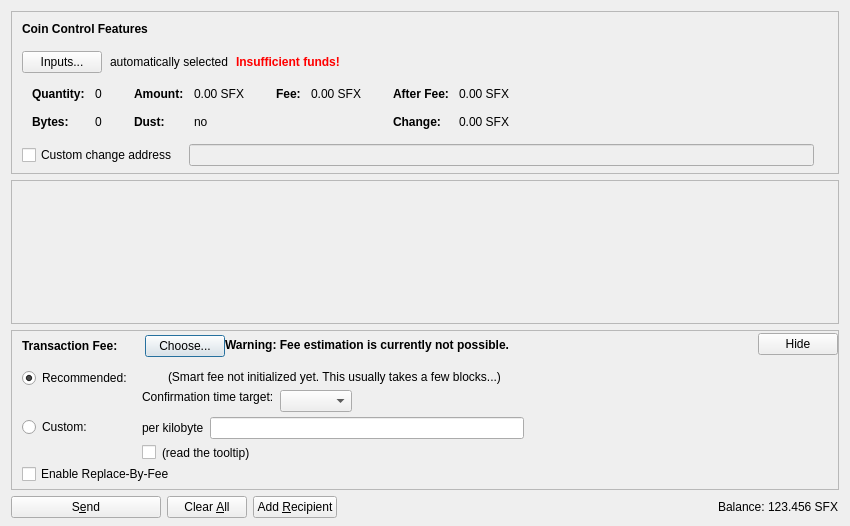
<?xml version="1.0" encoding="UTF-8"?>
<ui version="4.0">
 <class>SendCoinsDialog</class>
 <widget class="QDialog" name="SendCoinsDialog">
  <property name="geometry">
   <rect>
    <x>0</x>
    <y>0</y>
    <width>850</width>
    <height>526</height>
   </rect>
  </property>
  <property name="windowTitle">
   <string>Send Coins</string>
  </property>
  <layout class="QVBoxLayout" name="verticalLayout" stretch="0,1,0,0">
   <property name="bottomMargin">
    <number>8</number>
   </property>
   <item>
    <widget class="QFrame" name="frameCoinControl">
     <property name="sizePolicy">
      <sizepolicy hsizetype="Expanding" vsizetype="Expanding">
       <horstretch>0</horstretch>
       <verstretch>0</verstretch>
      </sizepolicy>
     </property>
     <property name="maximumSize">
      <size>
       <width>16777215</width>
       <height>16777215</height>
      </size>
     </property>
     <property name="frameShape">
      <enum>QFrame::StyledPanel</enum>
     </property>
     <property name="frameShadow">
      <enum>QFrame::Sunken</enum>
     </property>
     <layout class="QVBoxLayout" name="verticalLayoutCoinControl2">
      <property name="spacing">
       <number>0</number>
      </property>
      <property name="leftMargin">
       <number>0</number>
      </property>
      <property name="topMargin">
       <number>0</number>
      </property>
      <property name="rightMargin">
       <number>0</number>
      </property>
      <property name="bottomMargin">
       <number>6</number>
      </property>
      <item>
       <layout class="QVBoxLayout" name="verticalLayoutCoinControl" stretch="0,0,0,0,1">
        <property name="spacing">
         <number>0</number>
        </property>
        <property name="leftMargin">
         <number>10</number>
        </property>
        <property name="topMargin">
         <number>10</number>
        </property>
        <item>
         <layout class="QHBoxLayout" name="horizontalLayoutCoinControl1">
          <property name="bottomMargin">
           <number>15</number>
          </property>
          <item>
           <widget class="QLabel" name="labelCoinControlFeatures">
            <property name="sizePolicy">
             <sizepolicy hsizetype="Preferred" vsizetype="Maximum">
              <horstretch>0</horstretch>
              <verstretch>0</verstretch>
             </sizepolicy>
            </property>
            <property name="font">
             <font>
              <weight>75</weight>
              <bold>true</bold>
             </font>
            </property>
            <property name="styleSheet">
             <string notr="true">font-weight:bold;</string>
            </property>
            <property name="text">
             <string>Coin Control Features</string>
            </property>
           </widget>
          </item>
         </layout>
        </item>
        <item>
         <layout class="QHBoxLayout" name="horizontalLayoutCoinControl2" stretch="0,0,0,0">
          <property name="spacing">
           <number>8</number>
          </property>
          <property name="bottomMargin">
           <number>10</number>
          </property>
          <item>
           <widget class="QPushButton" name="pushButtonCoinControl">
            <property name="styleSheet">
             <string notr="true"/>
            </property>
            <property name="text">
             <string>Inputs...</string>
            </property>
            <property name="autoDefault">
             <bool>false</bool>
            </property>
           </widget>
          </item>
          <item>
           <widget class="QLabel" name="labelCoinControlAutomaticallySelected">
            <property name="text">
             <string>automatically selected</string>
            </property>
            <property name="margin">
             <number>5</number>
            </property>
           </widget>
          </item>
          <item>
           <widget class="QLabel" name="labelCoinControlInsuffFunds">
            <property name="font">
             <font>
              <weight>75</weight>
              <bold>true</bold>
             </font>
            </property>
            <property name="styleSheet">
             <string notr="true">color:red;font-weight:bold;</string>
            </property>
            <property name="text">
             <string>Insufficient funds!</string>
            </property>
            <property name="margin">
             <number>5</number>
            </property>
           </widget>
          </item>
          <item>
           <spacer name="horizontalSpacerCoinControl">
            <property name="orientation">
             <enum>Qt::Horizontal</enum>
            </property>
            <property name="sizeHint" stdset="0">
             <size>
              <width>40</width>
              <height>1</height>
             </size>
            </property>
           </spacer>
          </item>
         </layout>
        </item>
        <item>
         <widget class="QWidget" name="widgetCoinControl" native="true">
          <property name="sizePolicy">
           <sizepolicy hsizetype="Preferred" vsizetype="Preferred">
            <horstretch>0</horstretch>
            <verstretch>0</verstretch>
           </sizepolicy>
          </property>
          <property name="minimumSize">
           <size>
            <width>0</width>
            <height>0</height>
           </size>
          </property>
          <property name="styleSheet">
           <string notr="true"/>
          </property>
          <layout class="QHBoxLayout" name="horizontalLayoutCoinControl5">
           <property name="leftMargin">
            <number>0</number>
           </property>
           <property name="topMargin">
            <number>0</number>
           </property>
           <property name="rightMargin">
            <number>0</number>
           </property>
           <property name="bottomMargin">
            <number>0</number>
           </property>
           <item>
            <layout class="QHBoxLayout" name="horizontalLayoutCoinControl3" stretch="0,0,0,1">
             <property name="spacing">
              <number>20</number>
             </property>
             <property name="topMargin">
              <number>0</number>
             </property>
             <property name="bottomMargin">
              <number>10</number>
             </property>
             <item>
              <layout class="QFormLayout" name="formLayoutCoinControl1">
               <property name="horizontalSpacing">
                <number>10</number>
               </property>
               <property name="verticalSpacing">
                <number>14</number>
               </property>
               <property name="leftMargin">
                <number>10</number>
               </property>
               <property name="topMargin">
                <number>4</number>
               </property>
               <property name="rightMargin">
                <number>6</number>
               </property>
               <item row="0" column="0">
                <widget class="QLabel" name="labelCoinControlQuantityText">
                 <property name="font">
                  <font>
                   <weight>75</weight>
                   <bold>true</bold>
                  </font>
                 </property>
                 <property name="text">
                  <string>Quantity:</string>
                 </property>
                 <property name="margin">
                  <number>0</number>
                 </property>
                </widget>
               </item>
               <item row="0" column="1">
                <widget class="QLabel" name="labelCoinControlQuantity">
                 <property name="cursor">
                  <cursorShape>IBeamCursor</cursorShape>
                 </property>
                 <property name="contextMenuPolicy">
                  <enum>Qt::ActionsContextMenu</enum>
                 </property>
                 <property name="text">
                  <string notr="true">0</string>
                 </property>
                 <property name="margin">
                  <number>0</number>
                 </property>
                 <property name="textInteractionFlags">
                  <set>Qt::LinksAccessibleByMouse|Qt::TextSelectableByKeyboard|Qt::TextSelectableByMouse</set>
                 </property>
                </widget>
               </item>
               <item row="1" column="0">
                <widget class="QLabel" name="labelCoinControlBytesText">
                 <property name="font">
                  <font>
                   <weight>75</weight>
                   <bold>true</bold>
                  </font>
                 </property>
                 <property name="text">
                  <string>Bytes:</string>
                 </property>
                </widget>
               </item>
               <item row="1" column="1">
                <widget class="QLabel" name="labelCoinControlBytes">
                 <property name="cursor">
                  <cursorShape>IBeamCursor</cursorShape>
                 </property>
                 <property name="contextMenuPolicy">
                  <enum>Qt::ActionsContextMenu</enum>
                 </property>
                 <property name="text">
                  <string notr="true">0</string>
                 </property>
                 <property name="textInteractionFlags">
                  <set>Qt::LinksAccessibleByMouse|Qt::TextSelectableByKeyboard|Qt::TextSelectableByMouse</set>
                 </property>
                </widget>
               </item>
              </layout>
             </item>
             <item>
              <layout class="QFormLayout" name="formLayoutCoinControl2">
               <property name="horizontalSpacing">
                <number>10</number>
               </property>
               <property name="verticalSpacing">
                <number>14</number>
               </property>
               <property name="leftMargin">
                <number>6</number>
               </property>
               <property name="topMargin">
                <number>4</number>
               </property>
               <property name="rightMargin">
                <number>6</number>
               </property>
               <item row="0" column="0">
                <widget class="QLabel" name="labelCoinControlAmountText">
                 <property name="font">
                  <font>
                   <weight>75</weight>
                   <bold>true</bold>
                  </font>
                 </property>
                 <property name="text">
                  <string>Amount:</string>
                 </property>
                 <property name="margin">
                  <number>0</number>
                 </property>
                </widget>
               </item>
               <item row="0" column="1">
                <widget class="QLabel" name="labelCoinControlAmount">
                 <property name="cursor">
                  <cursorShape>IBeamCursor</cursorShape>
                 </property>
                 <property name="contextMenuPolicy">
                  <enum>Qt::ActionsContextMenu</enum>
                 </property>
                 <property name="text">
                  <string notr="true">0.00 SFX</string>
                 </property>
                 <property name="textInteractionFlags">
                  <set>Qt::LinksAccessibleByMouse|Qt::TextSelectableByKeyboard|Qt::TextSelectableByMouse</set>
                 </property>
                </widget>
               </item>
               <item row="1" column="0">
                <widget class="QLabel" name="labelCoinControlLowOutputText">
                 <property name="font">
                  <font>
                   <weight>75</weight>
                   <bold>true</bold>
                  </font>
                 </property>
                 <property name="text">
                  <string>Dust:</string>
                 </property>
                </widget>
               </item>
               <item row="1" column="1">
                <widget class="QLabel" name="labelCoinControlLowOutput">
                 <property name="cursor">
                  <cursorShape>IBeamCursor</cursorShape>
                 </property>
                 <property name="contextMenuPolicy">
                  <enum>Qt::ActionsContextMenu</enum>
                 </property>
                 <property name="text">
                  <string notr="true">no</string>
                 </property>
                 <property name="textInteractionFlags">
                  <set>Qt::LinksAccessibleByMouse|Qt::TextSelectableByKeyboard|Qt::TextSelectableByMouse</set>
                 </property>
                </widget>
               </item>
              </layout>
             </item>
             <item>
              <layout class="QFormLayout" name="formLayoutCoinControl3">
               <property name="horizontalSpacing">
                <number>10</number>
               </property>
               <property name="verticalSpacing">
                <number>14</number>
               </property>
               <property name="leftMargin">
                <number>6</number>
               </property>
               <property name="topMargin">
                <number>4</number>
               </property>
               <property name="rightMargin">
                <number>6</number>
               </property>
               <item row="0" column="0">
                <widget class="QLabel" name="labelCoinControlFeeText">
                 <property name="font">
                  <font>
                   <weight>75</weight>
                   <bold>true</bold>
                  </font>
                 </property>
                 <property name="text">
                  <string>Fee:</string>
                 </property>
                 <property name="margin">
                  <number>0</number>
                 </property>
                </widget>
               </item>
               <item row="0" column="1">
                <widget class="QLabel" name="labelCoinControlFee">
                 <property name="cursor">
                  <cursorShape>IBeamCursor</cursorShape>
                 </property>
                 <property name="contextMenuPolicy">
                  <enum>Qt::ActionsContextMenu</enum>
                 </property>
                 <property name="text">
                  <string notr="true">0.00 SFX</string>
                 </property>
                 <property name="textInteractionFlags">
                  <set>Qt::LinksAccessibleByMouse|Qt::TextSelectableByKeyboard|Qt::TextSelectableByMouse</set>
                 </property>
                </widget>
               </item>
              </layout>
             </item>
             <item>
              <layout class="QFormLayout" name="formLayoutCoinControl4">
               <property name="horizontalSpacing">
                <number>10</number>
               </property>
               <property name="verticalSpacing">
                <number>14</number>
               </property>
               <property name="leftMargin">
                <number>6</number>
               </property>
               <property name="topMargin">
                <number>4</number>
               </property>
               <property name="rightMargin">
                <number>6</number>
               </property>
               <item row="0" column="0">
                <widget class="QLabel" name="labelCoinControlAfterFeeText">
                 <property name="font">
                  <font>
                   <weight>75</weight>
                   <bold>true</bold>
                  </font>
                 </property>
                 <property name="text">
                  <string>After Fee:</string>
                 </property>
                 <property name="margin">
                  <number>0</number>
                 </property>
                </widget>
               </item>
               <item row="0" column="1">
                <widget class="QLabel" name="labelCoinControlAfterFee">
                 <property name="cursor">
                  <cursorShape>IBeamCursor</cursorShape>
                 </property>
                 <property name="contextMenuPolicy">
                  <enum>Qt::ActionsContextMenu</enum>
                 </property>
                 <property name="text">
                  <string notr="true">0.00 SFX</string>
                 </property>
                 <property name="textInteractionFlags">
                  <set>Qt::LinksAccessibleByMouse|Qt::TextSelectableByKeyboard|Qt::TextSelectableByMouse</set>
                 </property>
                </widget>
               </item>
               <item row="1" column="0">
                <widget class="QLabel" name="labelCoinControlChangeText">
                 <property name="font">
                  <font>
                   <weight>75</weight>
                   <bold>true</bold>
                  </font>
                 </property>
                 <property name="text">
                  <string>Change:</string>
                 </property>
                </widget>
               </item>
               <item row="1" column="1">
                <widget class="QLabel" name="labelCoinControlChange">
                 <property name="cursor">
                  <cursorShape>IBeamCursor</cursorShape>
                 </property>
                 <property name="contextMenuPolicy">
                  <enum>Qt::ActionsContextMenu</enum>
                 </property>
                 <property name="text">
                  <string notr="true">0.00 SFX</string>
                 </property>
                 <property name="textInteractionFlags">
                  <set>Qt::LinksAccessibleByMouse|Qt::TextSelectableByKeyboard|Qt::TextSelectableByMouse</set>
                 </property>
                </widget>
               </item>
              </layout>
             </item>
            </layout>
           </item>
          </layout>
         </widget>
        </item>
        <item>
         <layout class="QHBoxLayout" name="horizontalLayoutCoinControl4" stretch="0,0,0">
          <property name="spacing">
           <number>12</number>
          </property>
          <property name="sizeConstraint">
           <enum>QLayout::SetDefaultConstraint</enum>
          </property>
          <property name="topMargin">
           <number>5</number>
          </property>
          <property name="rightMargin">
           <number>5</number>
          </property>
          <item>
           <widget class="QCheckBox" name="checkBoxCoinControlChange">
            <property name="toolTip">
             <string>If this is activated, but the change address is empty or invalid, change will be sent to a newly generated address.</string>
            </property>
            <property name="text">
             <string>Custom change address</string>
            </property>
           </widget>
          </item>
          <item>
           <widget class="QValidatedLineEdit" name="lineEditCoinControlChange">
            <property name="enabled">
             <bool>false</bool>
            </property>
            <property name="sizePolicy">
             <sizepolicy hsizetype="Expanding" vsizetype="Fixed">
              <horstretch>0</horstretch>
              <verstretch>0</verstretch>
             </sizepolicy>
            </property>
           </widget>
          </item>
          <item>
           <widget class="QLabel" name="labelCoinControlChangeLabel">
            <property name="sizePolicy">
             <sizepolicy hsizetype="Preferred" vsizetype="Expanding">
              <horstretch>0</horstretch>
              <verstretch>0</verstretch>
             </sizepolicy>
            </property>
            <property name="minimumSize">
             <size>
              <width>0</width>
              <height>0</height>
             </size>
            </property>
            <property name="text">
             <string/>
            </property>
            <property name="margin">
             <number>3</number>
            </property>
           </widget>
          </item>
         </layout>
        </item>
        <item>
         <spacer name="verticalSpacerCoinControl">
          <property name="orientation">
           <enum>Qt::Vertical</enum>
          </property>
          <property name="sizeHint" stdset="0">
           <size>
            <width>800</width>
            <height>1</height>
           </size>
          </property>
         </spacer>
        </item>
       </layout>
      </item>
     </layout>
    </widget>
   </item>
   <item>
    <widget class="QScrollArea" name="scrollArea">
     <property name="widgetResizable">
      <bool>true</bool>
     </property>
     <widget class="QWidget" name="scrollAreaWidgetContents">
      <property name="geometry">
       <rect>
        <x>0</x>
        <y>0</y>
        <width>830</width>
        <height>104</height>
       </rect>
      </property>
      <layout class="QVBoxLayout" name="verticalLayout_2" stretch="0,1">
       <property name="leftMargin">
        <number>0</number>
       </property>
       <property name="topMargin">
        <number>0</number>
       </property>
       <property name="rightMargin">
        <number>0</number>
       </property>
       <property name="bottomMargin">
        <number>0</number>
       </property>
       <item>
        <layout class="QVBoxLayout" name="entries">
         <property name="spacing">
          <number>6</number>
         </property>
        </layout>
       </item>
       <item>
        <spacer name="verticalSpacer">
         <property name="orientation">
          <enum>Qt::Vertical</enum>
         </property>
         <property name="sizeHint" stdset="0">
          <size>
           <width>20</width>
           <height>40</height>
          </size>
         </property>
        </spacer>
       </item>
      </layout>
     </widget>
    </widget>
   </item>
   <item>
    <widget class="QFrame" name="frameFee">
     <property name="sizePolicy">
      <sizepolicy hsizetype="Expanding" vsizetype="Expanding">
       <horstretch>0</horstretch>
       <verstretch>0</verstretch>
      </sizepolicy>
     </property>
     <property name="maximumSize">
      <size>
       <width>16777215</width>
       <height>16777215</height>
      </size>
     </property>
     <property name="frameShape">
      <enum>QFrame::StyledPanel</enum>
     </property>
     <property name="frameShadow">
      <enum>QFrame::Sunken</enum>
     </property>
     <layout class="QVBoxLayout" name="verticalLayoutFee1">
      <property name="spacing">
       <number>0</number>
      </property>
      <property name="leftMargin">
       <number>0</number>
      </property>
      <property name="topMargin">
       <number>0</number>
      </property>
      <property name="rightMargin">
       <number>0</number>
      </property>
      <property name="bottomMargin">
       <number>0</number>
      </property>
      <item>
       <layout class="QVBoxLayout" name="verticalLayoutFee2" stretch="0,0,0">
        <property name="spacing">
         <number>0</number>
        </property>
        <property name="leftMargin">
         <number>10</number>
        </property>
        <property name="topMargin">
         <number>0</number>
        </property>
        <item>
         <layout class="QHBoxLayout" name="horizontalLayoutFee1">
          <property name="bottomMargin">
           <number>0</number>
          </property>
          <item>
           <layout class="QVBoxLayout" name="verticalLayoutFee7">
            <property name="spacing">
             <number>0</number>
            </property>
            <item>
             <spacer name="verticalSpacerSmartFee">
              <property name="orientation">
               <enum>Qt::Vertical</enum>
              </property>
              <property name="sizeType">
               <enum>QSizePolicy::Fixed</enum>
              </property>
              <property name="sizeHint" stdset="0">
               <size>
                <width>1</width>
                <height>4</height>
               </size>
              </property>
             </spacer>
            </item>
            <item>
             <layout class="QHBoxLayout" name="horizontalLayoutSmartFee">
              <property name="spacing">
               <number>10</number>
              </property>
              <item>
               <widget class="QLabel" name="labelFeeHeadline">
                <property name="sizePolicy">
                 <sizepolicy hsizetype="Preferred" vsizetype="Maximum">
                  <horstretch>0</horstretch>
                  <verstretch>0</verstretch>
                 </sizepolicy>
                </property>
                <property name="font">
                 <font>
                  <weight>75</weight>
                  <bold>true</bold>
                 </font>
                </property>
                <property name="styleSheet">
                 <string notr="true">font-weight:bold;</string>
                </property>
                <property name="text">
                 <string>Transaction Fee:</string>
                </property>
               </widget>
              </item>
              <item>
               <widget class="QLabel" name="labelFeeMinimized">
                <property name="text">
                 <string/>
                </property>
               </widget>
              </item>
              <item>
               <widget class="QPushButton" name="buttonChooseFee">
                <property name="text">
                 <string>Choose...</string>
                </property>
               </widget>
              </item>
             </layout>
            </item>
            <item>
             <spacer name="verticalSpacer_5">
              <property name="orientation">
               <enum>Qt::Vertical</enum>
              </property>
              <property name="sizeHint" stdset="0">
               <size>
                <width>1</width>
                <height>1</height>
               </size>
              </property>
             </spacer>
            </item>
           </layout>
          </item>
          <item>
           <widget class="QLabel" name="fallbackFeeWarningLabel">
            <property name="toolTip">
             <string>Using the fallbackfee can result in sending a transaction that will take several hours or days (or never) to confirm. Consider choosing your fee manually or wait until you have validated the complete chain.</string>
            </property>
            <property name="font">
            <font>
                <weight>75</weight>
                <bold>true</bold>
            </font>
            </property>
            <property name="text">
             <string>Warning: Fee estimation is currently not possible.</string>
            </property>
            <property name="wordWrap">
             <bool>false</bool>
            </property>
           </widget>
          </item>
          <item>
           <spacer name="horizontalSpacer_4">
            <property name="orientation">
             <enum>Qt::Horizontal</enum>
            </property>
            <property name="sizeType">
             <enum>QSizePolicy::MinimumExpanding</enum>
            </property>
            <property name="sizeHint" stdset="0">
             <size>
              <width>40</width>
              <height>20</height>
             </size>
            </property>
           </spacer>
          </item>
          <item>
           <widget class="QPushButton" name="buttonMinimizeFee">
            <property name="toolTip">
             <string>collapse fee-settings</string>
            </property>
            <property name="text">
             <string>Hide</string>
            </property>
           </widget>
          </item>
         </layout>
        </item>
        <item>
         <widget class="QFrame" name="frameFeeSelection">
          <layout class="QVBoxLayout" name="verticalLayoutFee12">
           <property name="spacing">
            <number>0</number>
           </property>
           <property name="leftMargin">
            <number>0</number>
           </property>
           <property name="topMargin">
            <number>0</number>
           </property>
           <property name="rightMargin">
            <number>0</number>
           </property>
           <property name="bottomMargin">
            <number>0</number>
           </property>
           <item>
            <layout class="QGridLayout" name="gridLayoutFee">
             <property name="topMargin">
              <number>10</number>
             </property>
             <property name="bottomMargin">
              <number>4</number>
             </property>
             <property name="horizontalSpacing">
              <number>10</number>
             </property>
             <property name="verticalSpacing">
              <number>4</number>
             </property>
             <item row="1" column="1">
              <layout class="QVBoxLayout" name="verticalLayoutFee8">
               <property name="spacing">
                <number>6</number>
               </property>
               <item>
                <layout class="QHBoxLayout" name="horizontalLayoutFee13">
                 <item>
                  <widget class="QLabel" name="labelCustomPerKilobyte">
                   <property name="toolTip">
                    <string>If the custom fee is set to 1000 satoshis and the transaction is only 250 bytes, then &quot;per kilobyte&quot; only pays 250 satoshis in fee, while &quot;total at least&quot; pays 1000 satoshis. For transactions bigger than a kilobyte both pay by kilobyte.</string>
                   </property>
                   <property name="text">
                    <string>per kilobyte</string>
                   </property>
                  </widget>
                 </item>
                 <item>
                  <widget class="BitcoinAmountField" name="customFee"/>
                 </item>
                 <item>
                  <spacer name="horizontalSpacer_6">
                   <property name="orientation">
                    <enum>Qt::Horizontal</enum>
                   </property>
                   <property name="sizeHint" stdset="0">
                    <size>
                     <width>1</width>
                     <height>1</height>
                    </size>
                   </property>
                  </spacer>
                 </item>
                </layout>
               </item>
               <item>
                <layout class="QHBoxLayout" name="horizontalLayoutFee8">
                 <item>
                  <widget class="QCheckBox" name="checkBoxMinimumFee">
                   <property name="toolTip">
                    <string>Paying only the minimum fee is just fine as long as there is less transaction volume than space in the blocks. But be aware that this can end up in a never confirming transaction once there is more demand for bitcoin transactions than the network can process.</string>
                   </property>
                   <property name="text">
                    <string/>
                   </property>
                  </widget>
                 </item>
                 <item>
                  <widget class="QLabel" name="labelMinFeeWarning">
                   <property name="enabled">
                    <bool>true</bool>
                   </property>
                   <property name="toolTip">
                    <string>Paying only the minimum fee is just fine as long as there is less transaction volume than space in the blocks. But be aware that this can end up in a never confirming transaction once there is more demand for bitcoin transactions than the network can process.</string>
                   </property>
                   <property name="text">
                    <string>(read the tooltip)</string>
                   </property>
                   <property name="margin">
                    <number>5</number>
                   </property>
                  </widget>
                 </item>
                 <item>
                  <spacer name="horizontalSpacer_2">
                   <property name="orientation">
                    <enum>Qt::Horizontal</enum>
                   </property>
                   <property name="sizeHint" stdset="0">
                    <size>
                     <width>1</width>
                     <height>1</height>
                    </size>
                   </property>
                  </spacer>
                 </item>
                </layout>
               </item>
              </layout>
             </item>
             <item row="0" column="0">
              <layout class="QVBoxLayout" name="verticalLayoutFee4" stretch="0,1">
               <item>
                <widget class="QRadioButton" name="radioSmartFee">
                 <property name="text">
                  <string>Recommended:</string>
                 </property>
                 <property name="checked">
                  <bool>true</bool>
                 </property>
                 <attribute name="buttonGroup">
                  <string notr="true">groupFee</string>
                 </attribute>
                </widget>
               </item>
               <item>
                <spacer name="verticalSpacer_2">
                 <property name="orientation">
                  <enum>Qt::Vertical</enum>
                 </property>
                 <property name="sizeHint" stdset="0">
                  <size>
                   <width>1</width>
                   <height>1</height>
                  </size>
                 </property>
                </spacer>
               </item>
              </layout>
             </item>
             <item row="1" column="0">
              <layout class="QVBoxLayout" name="verticalLayoutFee9" stretch="0,1">
               <item>
                <widget class="QRadioButton" name="radioCustomFee">
                 <property name="text">
                  <string>Custom:</string>
                 </property>
                 <attribute name="buttonGroup">
                  <string notr="true">groupFee</string>
                 </attribute>
                </widget>
               </item>
               <item>
                <spacer name="verticalSpacer_6">
                 <property name="orientation">
                  <enum>Qt::Vertical</enum>
                 </property>
                 <property name="sizeHint" stdset="0">
                  <size>
                   <width>1</width>
                   <height>1</height>
                  </size>
                 </property>
                </spacer>
               </item>
              </layout>
             </item>
             <item row="0" column="1">
              <layout class="QVBoxLayout" name="verticalLayoutFee3" stretch="0,0,1">
               <property name="spacing">
                <number>6</number>
               </property>
               <property name="topMargin">
                <number>2</number>
               </property>
               <item>
                <layout class="QHBoxLayout" name="horizontalLayoutFee12">
                 <item>
                  <widget class="QLabel" name="labelSmartFee">
                   <property name="text">
                    <string/>
                   </property>
                   <property name="margin">
                    <number>2</number>
                   </property>
                  </widget>
                 </item>
                 <item>
                  <widget class="QLabel" name="labelFeeEstimation">
                   <property name="text">
                    <string/>
                   </property>
                  </widget>
                 </item>
                 <item>
                  <widget class="QLabel" name="labelSmartFee2">
                   <property name="text">
                    <string>(Smart fee not initialized yet. This usually takes a few blocks...)</string>
                   </property>
                   <property name="margin">
                    <number>2</number>
                   </property>
                  </widget>
                 </item>
                 <item>
                  <spacer name="horizontalSpacer_5">
                   <property name="orientation">
                    <enum>Qt::Horizontal</enum>
                   </property>
                   <property name="sizeHint" stdset="0">
                    <size>
                     <width>1</width>
                     <height>1</height>
                    </size>
                   </property>
                  </spacer>
                 </item>
                </layout>
               </item>
               <item>
                <layout class="QHBoxLayout" name="horizontalLayoutFee9">
                 <item>
                  <layout class="QVBoxLayout" name="verticalLayoutFee6">
                   <item>
                    <widget class="QLabel" name="labelSmartFee3">
                     <property name="text">
                      <string>Confirmation time target:</string>
                     </property>
                     <property name="margin">
                      <number>2</number>
                     </property>
                    </widget>
                   </item>
                   <item>
                    <spacer name="verticalSpacer_3">
                     <property name="orientation">
                      <enum>Qt::Vertical</enum>
                     </property>
                     <property name="sizeHint" stdset="0">
                      <size>
                       <width>1</width>
                       <height>1</height>
                      </size>
                     </property>
                    </spacer>
                   </item>
                  </layout>
                 </item>
                 <item>
                  <layout class="QVBoxLayout" name="verticalLayoutFee5">
                   <property name="rightMargin">
                    <number>30</number>
                   </property>
                   <item>
                    <layout class="QHBoxLayout" name="horizontalLayoutConfTarget">
                     <property name="bottomMargin">
                      <number>0</number>
                     </property>
                     <item>
                      <widget class="QComboBox" name="confTargetSelector"/>
                     </item>
                     <item>
                      <spacer name="horizontalSpacerConfTarget">
                       <property name="orientation">
                        <enum>Qt::Horizontal</enum>
                       </property>
                       <property name="sizeHint" stdset="0">
                        <size>
                         <width>40</width>
                         <height>20</height>
                        </size>
                       </property>
                      </spacer>
                     </item>
                    </layout>
                   </item>
                  </layout>
                 </item>
                </layout>
               </item>
               <item>
                <spacer name="verticalSpacer_4">
                 <property name="orientation">
                  <enum>Qt::Vertical</enum>
                 </property>
                 <property name="sizeHint" stdset="0">
                  <size>
                   <width>1</width>
                   <height>1</height>
                  </size>
                 </property>
                </spacer>
               </item>
              </layout>
             </item>
            </layout>
           </item>
           <item>
            <widget class="QCheckBox" name="optInRBF">
             <property name="text">
              <string>Enable Replace-By-Fee</string>
             </property>
             <property name="toolTip">
              <string>With Replace-By-Fee (BIP-125) you can increase a transaction's fee after it is sent. Without this, a higher fee may be recommended to compensate for increased transaction delay risk.</string>
             </property>
            </widget>
           </item>
          </layout>
         </widget>
        </item>
        <item>
         <spacer name="verticalSpacerFee">
          <property name="orientation">
           <enum>Qt::Vertical</enum>
          </property>
          <property name="sizeHint" stdset="0">
           <size>
            <width>40</width>
            <height>5</height>
           </size>
          </property>
         </spacer>
        </item>
       </layout>
      </item>
     </layout>
    </widget>
   </item>
   <item>
    <layout class="QHBoxLayout" name="horizontalLayout">
     <item>
      <widget class="QPushButton" name="sendButton">
       <property name="minimumSize">
        <size>
         <width>150</width>
         <height>0</height>
        </size>
       </property>
       <property name="toolTip">
        <string>Confirm the send action</string>
       </property>
       <property name="text">
        <string>S&amp;end</string>
       </property>
       <property name="icon">
        <iconset resource="../bitcoin.qrc">
         <normaloff>:/icons/send</normaloff>:/icons/send</iconset>
       </property>
       <property name="autoDefault">
        <bool>false</bool>
       </property>
       <property name="default">
        <bool>false</bool>
       </property>
      </widget>
     </item>
     <item>
      <widget class="QPushButton" name="clearButton">
       <property name="sizePolicy">
        <sizepolicy hsizetype="Minimum" vsizetype="Fixed">
         <horstretch>0</horstretch>
         <verstretch>0</verstretch>
        </sizepolicy>
       </property>
       <property name="toolTip">
        <string>Clear all fields of the form.</string>
       </property>
       <property name="text">
        <string>Clear &amp;All</string>
       </property>
       <property name="icon">
        <iconset resource="../bitcoin.qrc">
         <normaloff>:/icons/remove</normaloff>:/icons/remove</iconset>
       </property>
       <property name="autoDefault">
        <bool>false</bool>
       </property>
      </widget>
     </item>
     <item>
      <widget class="QPushButton" name="addButton">
       <property name="toolTip">
        <string>Send to multiple recipients at once</string>
       </property>
       <property name="text">
        <string>Add &amp;Recipient</string>
       </property>
       <property name="icon">
        <iconset resource="../bitcoin.qrc">
         <normaloff>:/icons/add</normaloff>:/icons/add</iconset>
       </property>
       <property name="autoDefault">
        <bool>false</bool>
       </property>
      </widget>
     </item>
     <item>
      <spacer name="horizontalSpacer">
       <property name="orientation">
        <enum>Qt::Horizontal</enum>
       </property>
       <property name="sizeHint" stdset="0">
        <size>
         <width>40</width>
         <height>20</height>
        </size>
       </property>
      </spacer>
     </item>
     <item>
      <layout class="QHBoxLayout" name="horizontalLayout_2">
       <property name="spacing">
        <number>3</number>
       </property>
       <item>
        <widget class="QLabel" name="label">
         <property name="sizePolicy">
          <sizepolicy hsizetype="Preferred" vsizetype="Fixed">
           <horstretch>0</horstretch>
           <verstretch>0</verstretch>
          </sizepolicy>
         </property>
         <property name="text">
          <string>Balance:</string>
         </property>
        </widget>
       </item>
       <item>
        <widget class="QLabel" name="labelBalance">
         <property name="sizePolicy">
          <sizepolicy hsizetype="Preferred" vsizetype="Fixed">
           <horstretch>0</horstretch>
           <verstretch>0</verstretch>
          </sizepolicy>
         </property>
         <property name="cursor">
          <cursorShape>IBeamCursor</cursorShape>
         </property>
         <property name="text">
          <string notr="true">123.456 SFX</string>
         </property>
         <property name="textInteractionFlags">
          <set>Qt::LinksAccessibleByMouse|Qt::TextSelectableByKeyboard|Qt::TextSelectableByMouse</set>
         </property>
        </widget>
       </item>
      </layout>
     </item>
    </layout>
   </item>
  </layout>
 </widget>
 <customwidgets>
  <customwidget>
   <class>QValidatedLineEdit</class>
   <extends>QLineEdit</extends>
   <header>qt/qvalidatedlineedit.h</header>
  </customwidget>
  <customwidget>
   <class>BitcoinAmountField</class>
   <extends>QLineEdit</extends>
   <header>qt/bitcoinamountfield.h</header>
   <container>1</container>
  </customwidget>
 </customwidgets>
 <resources>
  <include location="../bitcoin.qrc"/>
 </resources>
 <connections/>
 <buttongroups>
  <buttongroup name="groupFee"/>
 </buttongroups>
</ui>
